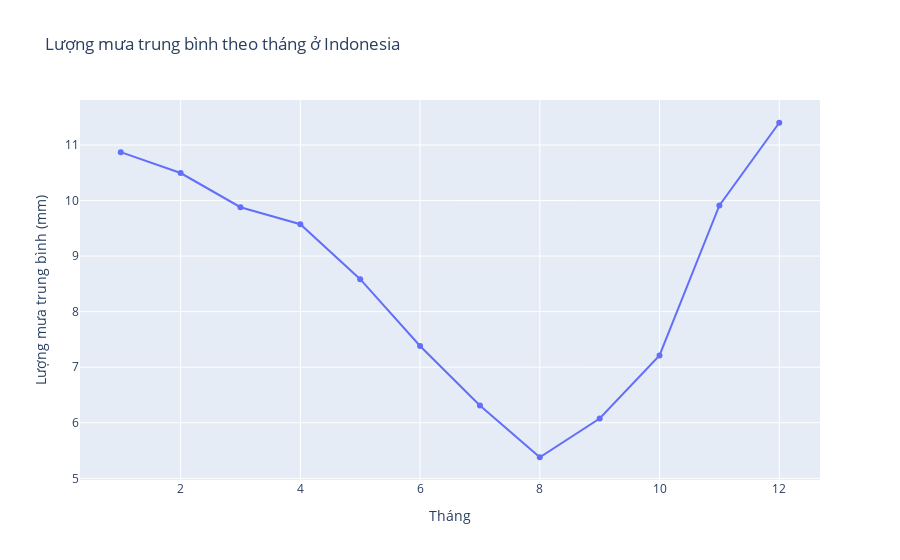

Source (notebook cell):
### Markdown cell above
### Nhận xét về Lượng mưa (Rain) trong bộ dữ liệu

### Code cell
df_avg_rainfall = df.groupby('month')['RR'].mean().reset_index()

fig = px.line(df_avg_rainfall, x='month', y='RR',
              title='Lượng mưa trung bình theo tháng ở Indonesia',
              labels={'month': 'Tháng', 'RR': 'Lượng mưa trung bình (mm)'},
              markers=True)

# Hiển thị biểu đồ
fig.show()

### Figure 1 — Plotly figure (JSON) as saved in the notebook; plotly's stock layout.template omitted (floating-point values rounded to 4 significant figures)
{"data": [{"hovertemplate": "Tháng=%{x}<br>Lượng mưa trung bình (mm)=%{y}<extra></extra>", "legendgroup": "", "line": {"color": "#636efa", "dash": "solid"}, "marker": {"symbol": "circle"}, "mode": "lines+markers", "name": "", "orientation": "v", "showlegend": false, "type": "scatter", "x": [1, 2, 3, 4, 5, 6, 7, 8, 9, 10, 11, 12], "xaxis": "x", "y": [10.87, 10.49, 9.88, 9.573, 8.585, 7.383, 6.311, 5.379, 6.077, 7.213, 9.911, 11.4], "yaxis": "y"}], "layout": {"legend": {"tracegroupgap": 0}, "title": {"text": "Lượng mưa trung bình theo tháng ở Indonesia"}, "xaxis": {"anchor": "y", "domain": [0, 1], "title": {"text": "Tháng"}}, "yaxis": {"anchor": "x", "domain": [0, 1], "title": {"text": "Lượng mưa trung bình (mm)"}}}}
